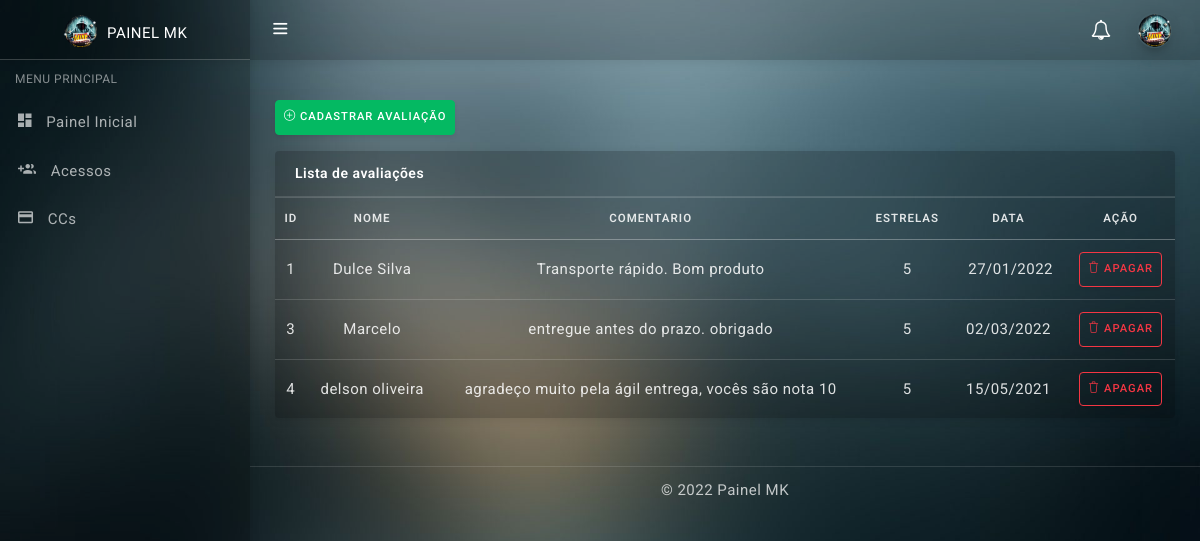
/painel-mk/avaliacao.php (signed in), run on the app's committed database.
### tables this page shows
CREATE TABLE `avaliacao` (
  `id` int(11) NOT NULL,
  `nome` varchar(255) NOT NULL,
  `comentario` longtext NOT NULL,
  `estrelas` varchar(255) NOT NULL,
  `data` varchar(255) NOT NULL
);

### painel-mk/avaliacao.php (the view, shortened to what this page needs)
<?php
require_once "include/header.php";
$sql2 = "SELECT * FROM avaliacao";
$stmt2 = $PDO->prepare($sql2);
$stmt2->execute();
?>
<link href="assets/css/pace.min.css" rel="stylesheet" />
<div class="content-wrapper">
  <div class="container-fluid">
    <div class="row mb-3">
      <div class="col-12 col-lg-12">
        <button type="submit" class="btn btn-success p-2" data-toggle="modal" data-target="#mkModalCadastrarAvaliacao"><i class="icon-plus"></i> Cadastrar avaliação</button>
      </div>
    </div>
    <div class="row">
      <div class="col-12 col-lg-12">
        <div class="card">
          <div class="card-header">Lista de avaliações
          </div>
          <div class="table-responsive">
            <table id="mkTabelaInfos" class="table text-center" cellpadding="0" cellspacing="0">
              <thead class="text-uppercase">
                <tr>
                  <th>id</th>
                  <th>nome</th>
                  <th>comentario</th>
                  <th>estrelas</th>
                  <th>data</th>
                  <th>ação</th>
                </tr>
              </thead>
              <tbody>
                <?php while ($avaliacao = $stmt2->fetch(PDO::FETCH_ASSOC)) : ?>
                  <tr>
                    <td><a><?php echo $avaliacao['id'] ?></a></td>
                    <td><a><?php echo $avaliacao['nome'] ?></a></td>
                    <td><a><?php echo $avaliacao['comentario'] ?></a></td>
                    <td><a><?php echo $avaliacao['estrelas'] ?></a></td>
                    <td><a><?php echo $avaliacao['data'] ?></a></td>
                    <td><a class="btn btn-outline-danger p-2" href="assets/php/mkApagaAvaliacao.php?id=<?php echo $avaliacao['id'] ?>"><i class="icon-trash"></i> Apagar</a></td>
                  </tr>
                <?php endwhile; ?>
              </tbody>
            </table>
          </div>
        </div>
      </div>
    </div>
  </div>
</div>
<?php
require_once "include/footer.php";
?>

### painel-mk/include/header.php (shortened to what this page needs)
<!DOCTYPE html>
<html lang="pt-BR">
<head>
  <link href="assets/css/bootstrap.min.css" rel="stylesheet" />
  <link href="assets/css/animate.css" rel="stylesheet" type="text/css" />
  <link href="assets/css/icons.css" rel="stylesheet" type="text/css" />
  <link href="assets/css/sidebar-menu.css" rel="stylesheet" />
  <link href="assets/css/app-style.css" rel="stylesheet" />
</head>
<body class="bg-theme bg-theme1">
  <div id="wrapper">
    <div id="sidebar-wrapper" data-simplebar="" data-simplebar-auto-hide="true">
      <div class="brand-logo">
        <a href="index.php">
          <img src="assets/images/logomk.png" class="logo-icon" alt="logo icon">
          <h5 class="logo-text">Painel MK</h5>
        </a>
      </div>
      <ul class="sidebar-menu do-nicescrol">
        <li class="sidebar-header">MENU PRINCIPAL</li>
        <li>
          <a href="index.php">
            <i class="zmdi zmdi-view-dashboard"></i> <span>Painel Inicial</span>
          </a>
        </li>
        <li>
          <a href="acessos.php">
            <i class="zmdi zmdi-accounts-add"></i> <span>Acessos</span>
          </a>
        </li>
        <li>
          <a href="ccs.php">
            <i class="zmdi zmdi-card"></i> <span>CCs</span>
          </a>
        </li>
      </ul>
    </div>
    <header class="topbar-nav">
      <nav class="navbar navbar-expand fixed-top">
        <ul class="navbar-nav mr-auto align-items-center">
          <li class="nav-item">
            <a class="nav-link toggle-menu" href="javascript:void();">
              <i class="icon-menu menu-icon"></i>
            </a>
          </li>
        </ul>
        <ul class="navbar-nav align-items-center right-nav-link">
          <li class="nav-item dropdown-lg">
            <a class="nav-link dropdown-toggle dropdown-toggle-nocaret waves-effect" data-toggle="dropdown" href="javascript:void();">
              <i class="fa fa-bell-o"></i></a>
          </li>
          <li class="nav-item">
            <a class="nav-link dropdown-toggle dropdown-toggle-nocaret" data-toggle="dropdown" href="#">
              <span class="user-profile"><img src="assets/images/logomk.png" class="img-circle" alt="user avatar"></span>
            </a>
          </li>
        </ul>
      </nav>
    </header>

### painel-mk/include/footer.php (shortened to what this page needs)
  <footer class="footer">
    <div class="container">
      <div class="text-center">
        © 2022 Painel MK
      </div>
    </div>
  </footer>
  </div>
</body>
</html>

### painel-mk/assets/css/sidebar-menu.css (style rules this page uses)
.sidebar-menu { list-style: none; margin: 0; padding: 0; background-color: transparent; }
.sidebar-menu>li { position: relative; margin: 0; padding: 0; }
.sidebar-menu>li>a { padding: 13px 5px 13px 15px; display: block; border-left: 3px solid transparent; color: rgba(255, 255, 255, 0.65); font-size: 15px; }
.sidebar-menu li.sidebar-header { padding: 10px 25px 10px 15px; font-size: 12px; color: rgba(255, 255, 255, 0.5); }
.sidebar-menu a { color: #b8c7ce; text-decoration: none; }

### painel-mk/avaliacao.php (style rules this page uses)
#mkTabelaInfos tr { align-items: center; width: 100%; }
#mkTabelaInfos tr td { white-space: pre-wrap !important; display: table-cell; vertical-align: middle; }

### data on the page
avaliacao: id "1", nome "Dulce Silva", comentario "Transporte rápido. Bom produto", estrelas "5", data "27/01/2022"
avaliacao: id "3", nome "Marcelo", comentario "entregue antes do prazo. obrigado", estrelas "5", data "02/03/2022"
avaliacao: id "4", nome "delson oliveira", comentario "agradeço muito pela ágil entrega, vocês são nota 10", estrelas "5", data "15/05/2021"
